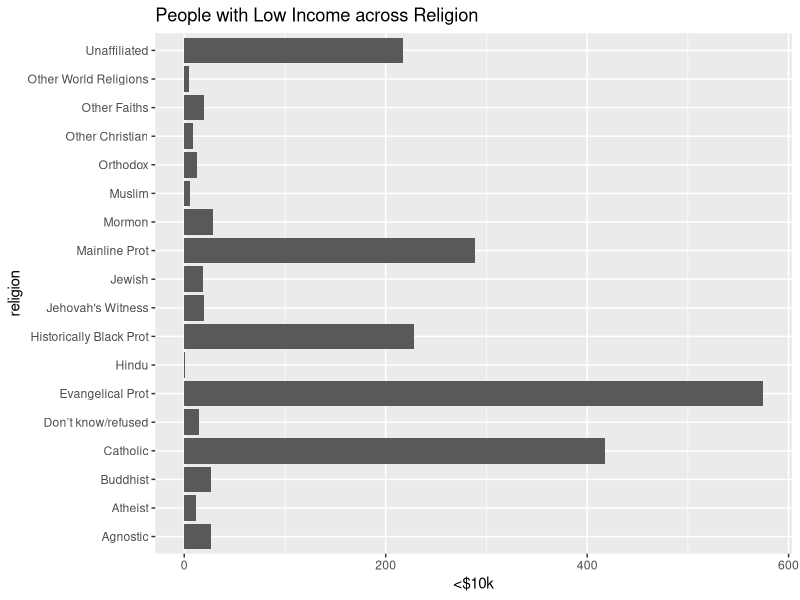
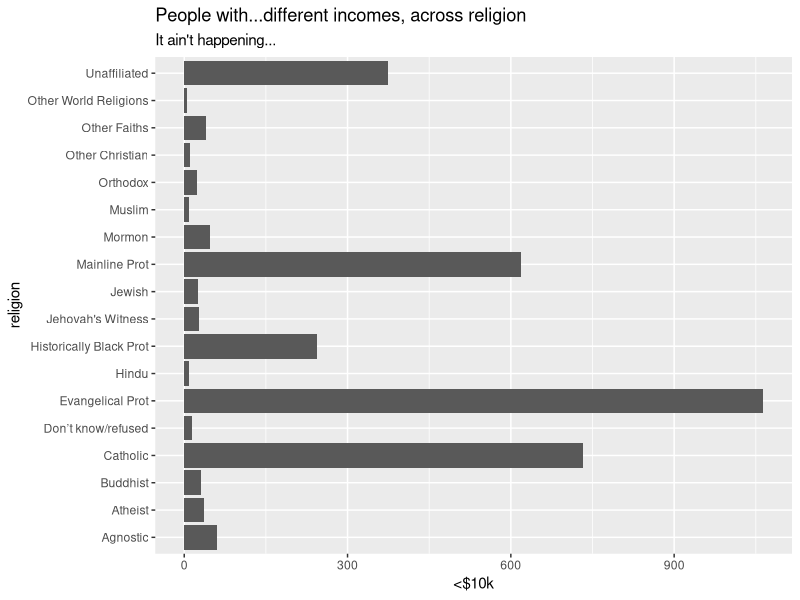
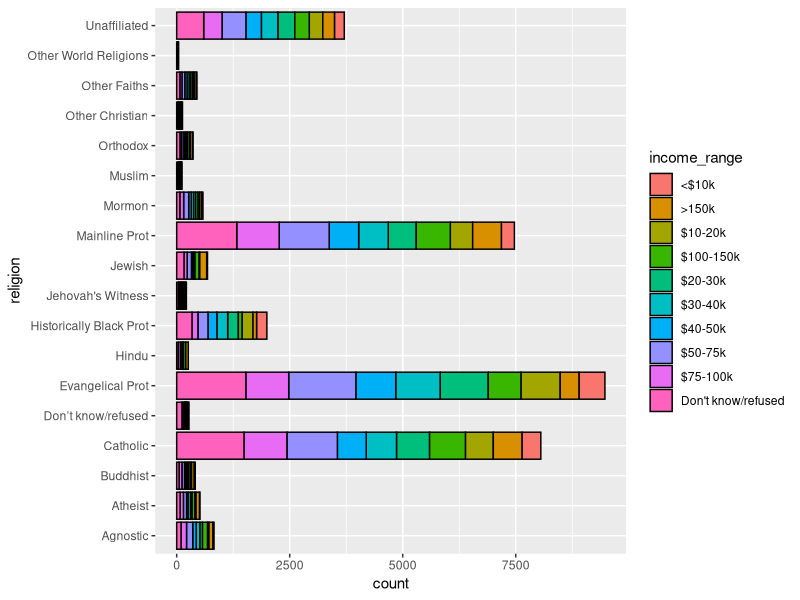

Write R code to recreate these figures, in order.
## ---- chunk 1
knitr::opts_chunk$set(echo = TRUE)
library(tidyverse)
## ---- chunk 2
# String Data in Column Names
relig_income
## ---- chunk 3
ggplot(relig_income, aes(x =`<$10k`, y = religion)) + geom_col() + labs(title = "People with Low Income across Religion")
## ---- chunk 4
ggplot(relig_income) +
  geom_col(aes(y = religion, x = `<$10k`)) + 
  geom_col(aes(y = religion, x = `$10-20k`)) + 
  geom_col(aes(y = religion, x = `$20-30k`)) +
  labs(title = "People with...different incomes, across religion", subtitle = "It ain't happening...")
  #...and so on....
## ---- chunk 5
relig_income_long <- relig_income %>% pivot_longer(data = .,
                              cols = !religion,
                              names_to = "income_range",
                              values_to = "count")
relig_income_long


# From vignette("pivot")
#The first argument is the dataset to reshape, relig_income.
#The second argument describes which columns need to be reshaped. In this case, it’s every column apart from religion.
#The names_to gives the name of the variable that will be created from the data stored in the column names, i.e. income_range.
#The values_to gives the name of the variable that will be created from the data stored in the cell value, i.e. count.
#Neither the names_to nor the values_to column exists in relig_income, so we provide them as character strings surrounded in quotes.
## ---- chunk 6
relig_income_long %>% 
  ggplot(aes(y = religion, x = count, fill = income_range)) + 
  geom_col(position = "stack", color = "black")
## ---- chunk 7
billboard
## ---- chunk 8
billboard %>% 
  pivot_longer(
    cols = starts_with("wk"), 
    names_to = "week", 
    values_to = "rank",
    values_drop_na = TRUE
  )
## ---- chunk 9
billboard %>% 
  pivot_longer(
    cols = starts_with("wk"), 
    names_to = "week", 
    names_prefix = "wk",
    names_transform = list(week = as.integer),
    values_to = "rank",
    values_drop_na = TRUE,
  )
## ---- chunk 10
who
